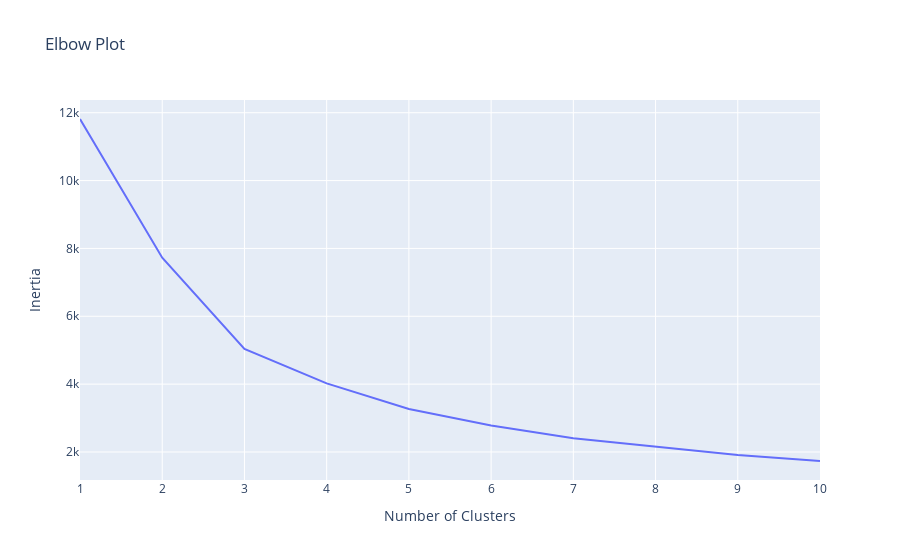

Notebook source saved alongside this figure:
### Code cell
from sklearn.cluster import KMeans
import plotly.express as px
import numpy as np

# Selecting only the numerical columns related to mental disorders
features = data.iloc[:, 3:]
print(features.head())

# elbow plot
inertia = []
for i in range(1, 11):
    kmeans = KMeans(n_clusters=i, random_state=42)
    kmeans.fit(features)
    inertia.append(kmeans.inertia_)

# Plotting the elbow plot with plotly
fig = px.line(x=range(1, 11), y=inertia, title='Elbow Plot', labels={'x': 'Number of Clusters', 'y': 'Inertia'})
fig.show()

### Figure 1 — Plotly figure (JSON) as saved in the notebook; plotly's stock layout.template omitted (floating-point values rounded to 4 significant figures)
{"data": [{"hovertemplate": "Number of Clusters=%{x}<br>Inertia=%{y}<extra></extra>", "legendgroup": "", "line": {"color": "#636efa", "dash": "solid"}, "marker": {"symbol": "circle"}, "mode": "lines", "name": "", "orientation": "v", "showlegend": false, "type": "scatter", "x": [1, 2, 3, 4, 5, 6, 7, 8, 9, 10], "xaxis": "x", "y": [11810.0, 7728.0, 5040.0, 4023.0, 3266.0, 2779.0, 2408.0, 2160.0, 1911.0, 1734.0], "yaxis": "y"}], "layout": {"legend": {"tracegroupgap": 0}, "title": {"text": "Elbow Plot"}, "xaxis": {"anchor": "y", "domain": [0, 1], "title": {"text": "Number of Clusters"}}, "yaxis": {"anchor": "x", "domain": [0, 1], "title": {"text": "Inertia"}}}}
